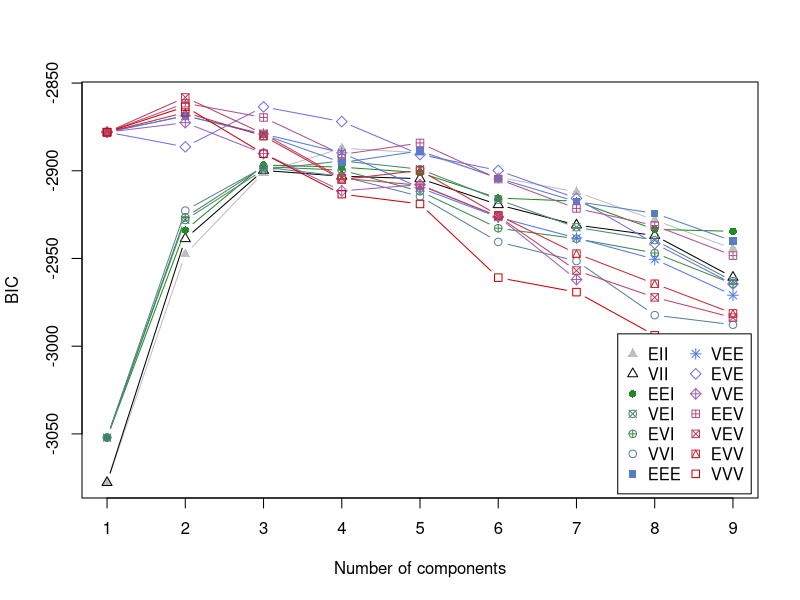
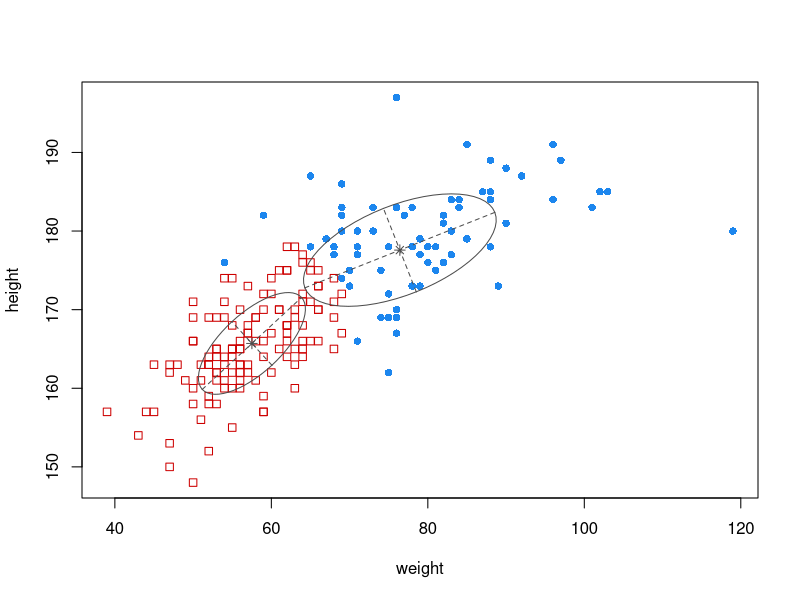
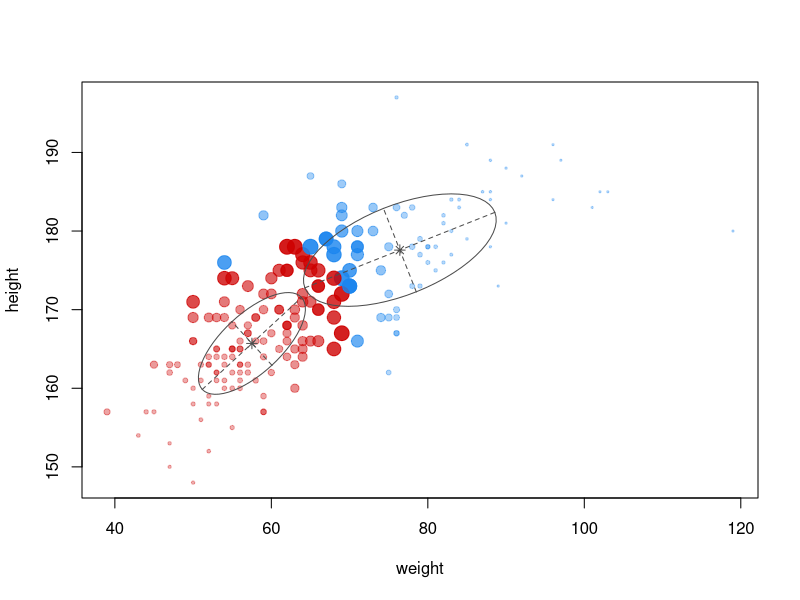
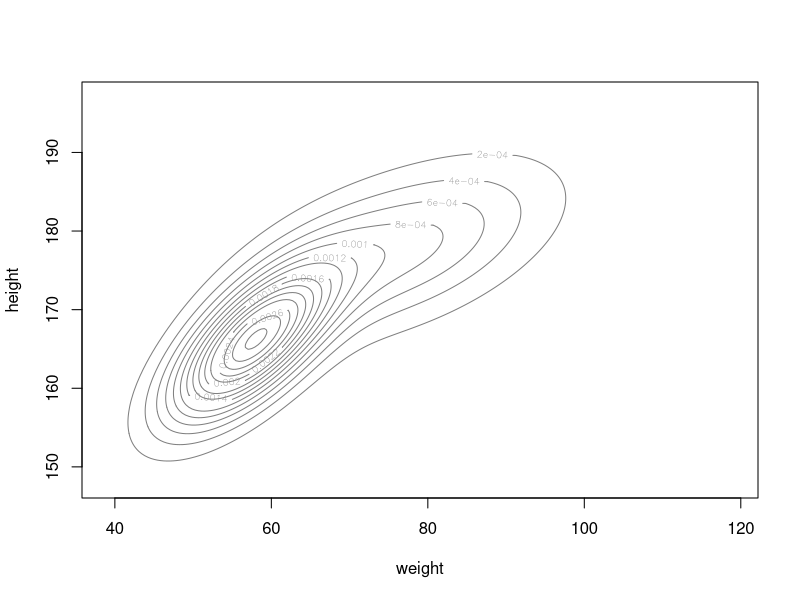
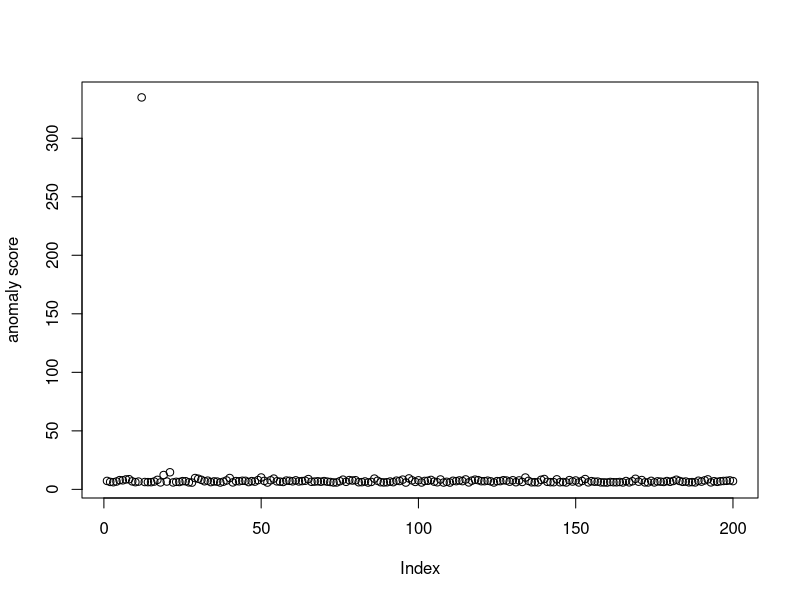

Recreate these plots in R, in order.
library(mclust); library(car)

# 確率分布の計算
X <- Davis[-12,c("weight","height")] # 12番目の異常標本を除去
result <- Mclust(X)
print(summary(result,parameters=TRUE))
plot(result)

# 異常度の計算
pi <- result$parameters$pro
X <- Davis[,c("weight","height")]
XX <- cdens(modelName=result$modelName,X,parameters=result$parameters)
a <- -log(as.matrix(XX) %*% as.matrix(pi))
plot(a,ylab="anomaly score")
